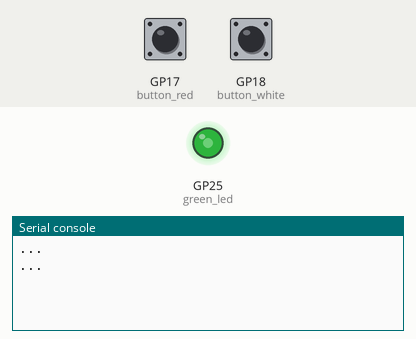
Recording of a program running on a simulated Raspberry Pi Pico running MicroPython. On the bench: output pins drawn as LEDs (lit = HIGH), the last lines printed to the serial console. Inputs (shaded band) come from the test bench; at power-on: GP17 (button_red) HIGH, GP18 (button_white) HIGH.

Above: at 1.2 s.
1.3 s: GP17 (button_red) pulled LOW for 0.15 s
At 1.9 s:
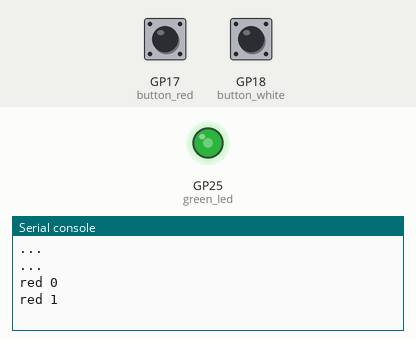
2.9 s: GP18 (button_white) pulled LOW for 0.15 s
At 3.7 s:
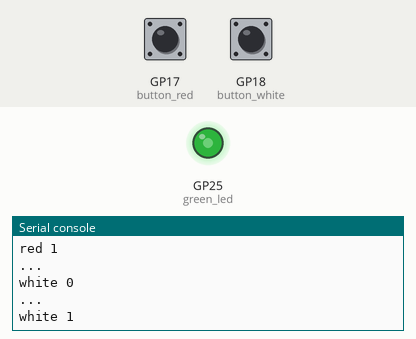

The program:

demo_6_debounce.py
```python
import time
import machine

DEBOUNCE = False

BOUNCE_TIME_US = 1_000_000

green_led = machine.PWM(machine.Pin(25), duty_u16=2**15)
green_led.freq(8)

class Button:
    def __init__(self, gpio: int, color: str):
        self.ticks_pressed_us = 0

        def handler(pin: machine.Pin):
            if DEBOUNCE:
                if time.ticks_diff(time.ticks_us(), self.ticks_pressed_us) > BOUNCE_TIME_US:
                    self.ticks_pressed_us = time.ticks_us()
                    if pin.value() == 0:
                        print(color)
            else:
                print(color, pin.value())

        pin = machine.Pin(gpio, machine.Pin.IN, machine.Pin.PULL_UP)
        pin.irq(handler, hard=True)

button_red = Button("GPIO17", "red")
button_white = Button("GPIO18", "white")

while True:
    print("...")
    time.sleep(1)
```

Measured:
- after the input at 1.3 s, the serial console: prints a new line at once (image 1)
- after the input at 2.9 s, the serial console: prints a new line at once (image 2)
